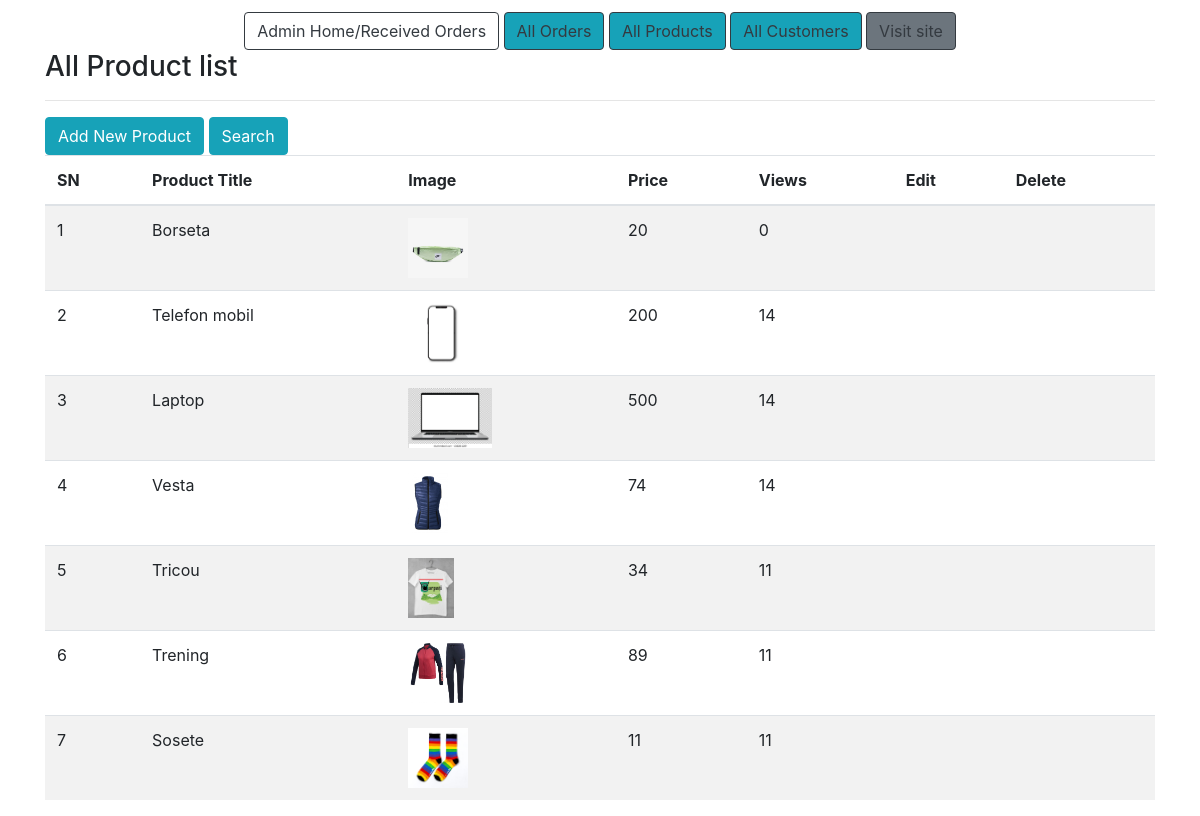
Page /admin-product/list/ (signed in) on the committed database.
### ecomm/models.py (models this page shows, shortened)
class Product(models.Model):
	title = models.CharField(max_length=200)
	slug = models.SlugField(unique=True)
	image = models.ImageField(upload_to='products')
	price = models.PositiveIntegerField()
	description = models.TextField()
	view_count = models.PositiveIntegerField(default=0)

### ecomm/views.py (the view)
# urls.py: path("admin-product/list/", AdminProductListView.as_view(), name="adminproductlist"),
class AdminProductListView(AdminRequiredMixin, ListView):
	template_name = "adminpages/adminproductlist.html"
	queryset = Product.objects.all().order_by("-id")
	context_object_name = "allproducts"
	def get_context_data(self, **kwargs):
		context = super().get_context_data(**kwargs)
		queryset = Product.objects.all().order_by('-id')
		paginator = Paginator(queryset, 7)
		page_number = self.request.GET.get('page')
		allproducts = paginator.get_page(page_number)
		context['allproducts'] = allproducts
		return context

### ecomm/views.py (called while the page is built)
	def dispatch(self, request, *args, **kwargs):
		if request.user.is_authenticated and Admin.objects.filter(user=request.user).exists():
			pass
		else:
			return redirect("/admin-login/")
		return super().dispatch(request, *args, **kwargs)

### templates/adminpages/adminproductlist.html (shortened to what this page needs)
{% extends 'adminpages/adminbase.html' %}
{% block content %}
<div class="container">
    <div class="row">
        <div class="col-md-12">
            <h3>All Product list</h3><hr>
            <a href="{% url 'ecomm:adminproductcreate' %}" class="btn btn-info">Add New Product</a>
            <a href="" class="btn btn-info">Search</a>
            <table class="table table-striped">
                <thead>
                    <tr>
                        <th>SN</th>
                        <th>Product Title</th>
                        <th>Image</th>
                        <th>Price</th>
                        <th>Views</th>
                        <th>Edit</th>
                        <th>Delete</th>
                    </tr>
                </thead>
                <tbody>
                    {% for p in allproducts %}
                    <tr>
                        <td>{{forloop.counter}}</td>
                        <td>{{p.title}}</td>
                        <td><img src="{{p.image.url}}" style="height: 60px;" alt=""></td>
                        <td>{{p.price}}</td>
                        <td>{{p.view_count}}</td>
                        <td></td>
                        <td></td>
                    </tr>
                    {% endfor %}
                </tbody>
            </table>
        </div>
    </div>
</div>
{% endblock %}

### rows in the picture
Product: title "Borseta", image (picture), price "20", view_count "0"
Product: title "Telefon mobil", image (picture), price "200", view_count "14"
Product: title "Laptop", image (placeholder picture), price "500", view_count "14"
Product: title "Vesta", image (picture), price "74", view_count "14"
Product: title "Tricou", image (picture), price "34", view_count "11"
Product: title "Trening", image (picture), price "89", view_count "11"
Product: title "Sosete", image (picture), price "11", view_count "11"
